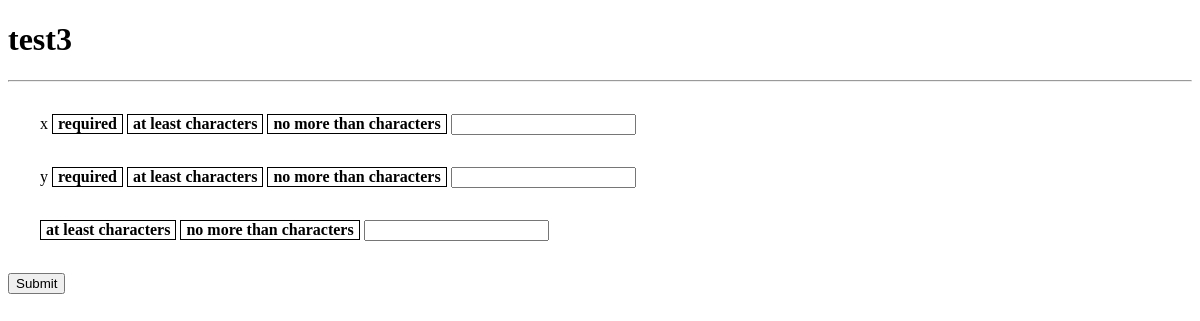
Screenshot of /form/respond?id=105 with the database file from the repository.
### tables this page shows
CREATE TABLE forms(form_id INTEGER PRIMARY KEY, title TEXT, owner_id INTEGER, login_required INTEGER, public_results INTEGER, theme TEXT, created TEXT, open);

CREATE TABLE questions(question_id INTEGER, question text, type TEXT, form_id INTEGER, required INTEGER, min INTEGER, max INTEGER);

### __init__.py (the view)
@app.route('/form/respond', methods=["GET"])
def display_form():
    form_id = request.args.get("id")
    username = session.get("user", "")
    if form_id == None or test.form_exists(form_id) == False: #insert db check for existing form
        return render_template("404.html", username=username), 404
    form = test.get_form(form_id)
    if username == None and form["login_required"]: #insert db check for login required
        flash("Please login to view this form. You will be redirected after you login.")
        return redirect(url_for("login_page", redirect=form_id))
    else:
        template_name = form["theme"]
        return render_template("form_themes/"+template_name, title=form["title"], questions=form["questions"], form_id=form_id)

### __init__.py (called while the page is built)
@app.template_filter('attributes')
def conditional_attributes(question):
    result = ""
    if question['required'] == True:
        result += "required "
    if question['min'] != None and question['min'] != "":
        if question['type'] == "long" or question['type'] == "short":
            result += 'minlength="%d" ' % question['min']
        elif question['type'] == "number":
            result +='min="%d" ' % question['min']
    if question['max'] != None and question['max'] != "":
        if question['type'] == "long" or question['type'] == "short":
            result += 'maxlength="%d" ' % question['max']
        elif question['type'] == "number":
            result +='max="%d" ' % question['max']
    return result

### utils/test.py (called while the page is built)
def open_db():
    db = sqlite3.connect(main.path_to_db) # open if f exists, otherwise create
    c = db.cursor()                       # facilitate db ops
    return db, c

def tuple_to_dictionary(tuuple, list_of_keys):
    d = {} #the dictionary
    index = 0 #the column index
    while index < len(tuuple):
        d[ list_of_keys[index] ] = tuuple[index]
        index += 1
    return d

def is_valid_id(thing):
    thing = str(thing)
    chars_are_digits = [(c in "0123456789") for c in thing]
    return (not (False in chars_are_digits)) and (len(thing) > 0)

def form_exists(form_id):
    if not is_valid_id(form_id):
        return False
    db, c = open_db()
    c.execute("SELECT form_id FROM forms WHERE form_id = %d;" % int(form_id))
    result = c.fetchone()
    close_db(db)
    return result != None

### templates/form_themes/basic.html (shortened to what this page needs)
<!DOCTYPE html>
<html>
<head>
</head>
<body>
    <h1>{{title}}</h1>
    <hr>
    <form method="POST" action="/form/submit">
      {% for q in questions %}
        <div class="container">
            {% if q.type == "section" %}
            <h2 class="section">{{ q.question }}&nbsp;&nbsp;&nbsp;&nbsp;&nbsp;</h2>
            {% elif q.type == "username" %}
            <input type="hidden" name="{{q.index}}" value="{{username}}">
            {% else %}
            <label for="q{{q.index}}">
                {{ q.question }}
                {% if q.required %} <span class="hint">required</span> {% endif %}
                {% if q.min != None %}<span class="hint">{% if q.type == "choice" %} Select {% endif %} at least {{q.min}} {% if q.type == "short" or q.type == "long" %}characters{% endif %}</span>{% endif %}
                {% if q.max != None %}<span class="hint">{% if q.type == "choice" %} Select {% endif %} no more than {{q.max}} {% if q.type == "short" or q.type == "long" %}characters{% endif %}</span>{% endif %}
            </label>
            {% endif %}
            {% if q.type == "short" %}
            <input type="text" name="{{q.index}}" id="q{{q.index}}" {{q|attributes|safe}} value="{{q.value|default('')}}">
            {% elif q.type == "long" %}<br>
            <textarea name="{{q.index}}" id="q{{q.index}}" {{q|attributes|safe}}>{{q.value|default('')}}</textarea>
            {% elif q.type == "number" %}
            <input type="number" name="{{q.index}}" id="q{{q.index}}" placeholder="number" step="any" {{q|attributes|safe}} value="{{q.value|default(''),true}}">
            {% elif q.type == "int" %}
            <input type="number" name="{{q.index}}" id="q{{q.index}}" placeholder="number" {{q|attributes|safe}} value="{{q.value|default(''),true}}">
            {% else %}
            {% for c in q.choices %}
            <br><input type="radio" name="{{q.index}}" value="{{c.value}}" id="{{q.index}}.{{loop.index}}" {{ 'checked' if c.selected|default(false, true)}}> <label for="{{q.index}}.{{loop.index}}">{{ c.text }}</label>
            {% endfor %}
            {% endif %}
       </div>
      {% endfor %}
      <input type="submit" name="submit" value="Submit">
    </form>
</body>
</html>

### templates/form_themes/basic.html (style rules this page uses)
div.container { margin: 2em; }
span.hint { display: inline-block; padding-left: 5px; padding-right: 5px; border: 1px solid black; font-weight: bold; }

### rows the page displays
forms: title "test3"
questions: question "x", required "required", type "characters"
questions: question "y", required "required", type "characters"
questions: type "characters"
